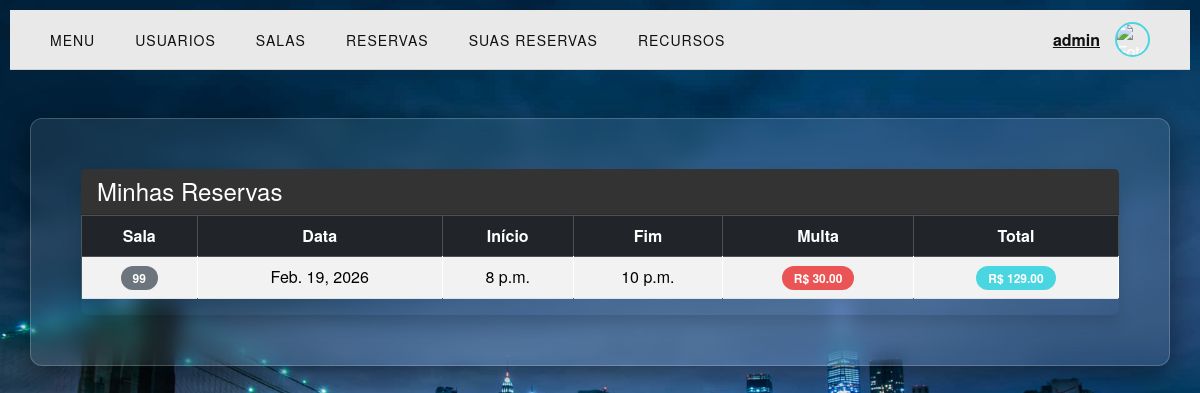
The app's page /reservas/myself (signed in), older data.
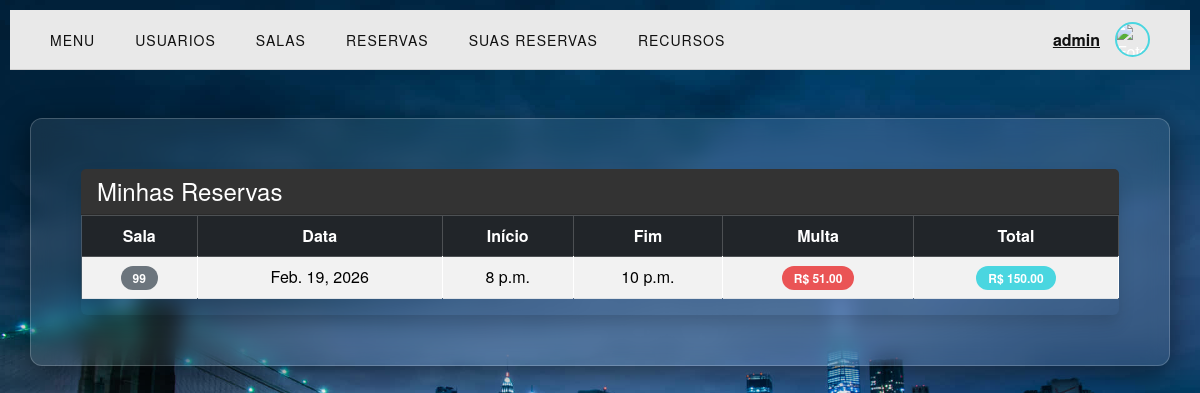
The same page, newer data.
### core/models.py (models this page shows, shortened)
class Reserva(models.Model):
      usuario = models.ForeignKey(Usuario, on_delete=models.PROTECT)
      sala = models.ForeignKey(Sala, on_delete=models.PROTECT)
      data_reserva = models.DateField(default=None)
      hora_inicio = models.TimeField(default=None)
      hora_fim = models.TimeField(default=None)
      multa = models.DecimalField(max_digits=10, decimal_places=2, default=0.00)
      preco_total = models.DecimalField(max_digits=10, decimal_places=2, default=0.00)

class Sala(models.Model):
        numsala = models.IntegerField()
        capacidade = models.IntegerField()
        recursos = models.ManyToManyField(Recurso, blank=True)
        disponivel = models.BooleanField(default=True)
        preco = models.DecimalField(max_digits=10, decimal_places=2, default=0.00)

### core/views.py (the view)
# urls.py: path('reservas/myself', minhas_reservas, name='minhas-reservas'),
def minhas_reservas(request):
    try:
        conta_id = request.session.get('usuario_id')
        conta = Usuario.objects.get(id=conta_id)
    except Usuario.DoesNotExist:
        conta = None
        return redirect('/')
    reservas = Reserva.objects.filter(usuario=conta)
    return render(request, "core/minhas_reservas.html", {'reservas': reservas, 'conta': conta})

### core/templates/core/minhas_reservas.html (shortened to what this page needs)
{% extends 'core/base.html' %}
{% block content %}
{% if conta.nivel %}
<div class="container mt-5">
    <div class="card shadow">
        <div class="card-header bg-dark text-white d-flex justify-content-between align-items-center">
            <h4 class="mb-0">Minhas Reservas</h4>
        </div>
        <div class="card-body">
            {% if reservas %}
                <div class="table-dark">
                    <table class="table table-striped table-hover table-bordered align-middle text-center">
                        <thead class="table-dark">
                            <tr>
                                <th>Sala</th>
                                <th>Data</th>
                                <th>Início</th>
                                <th>Fim</th>
                                <th>Multa</th>
                                <th>Total</th>
                            </tr>
                        </thead>
                        <tbody>
                            {% for reserva in reservas %}
                                <tr>
                                    <td>
                                        <span class="badge bg-secondary">
                                            {{ reserva.sala.numsala }}
                                        </span>
                                    </td>
                                    <td>{{ reserva.data_reserva }}</td>
                                    <td>{{ reserva.hora_inicio }}</td>
                                    <td>{{ reserva.hora_fim }}</td>
                                    <td>
                                        {% if reserva.multa and reserva.multa > 0 %}
                                            <span class="badge bg-danger">
                                                R$ {{ reserva.multa }}
                                            </span>
                                        {% else %}
                                            <span class="badge bg-success">
                                                R$ 0
                                            </span>
                                        {% endif %}
                                    </td>
                                    <td>
                                        <span class="badge bg-primary">
                                            R$ {{ reserva.preco_total }}
                                        </span>
                                    </td>
                                </tr>
                            {% endfor %}
                        </tbody>
                    </table>
                </div>
            {% else %}
                <div class="alert alert-info text-center">
                    Nenhuma reserva encontrada.
                </div>
            {% endif %}
        </div>
    </div>
</div>
{% else %}
<div class="container mt-5 text-center">
    <div class="alert alert-warning">
        Faça login para ver suas reservas.
    </div>
</div>
{% endif %}
{% endblock %}

Row changes from the older to the newer data that the page shows:
changed Reserva: multa "30.00" → "51.00"; preco_total "129.00" → "150.00"
